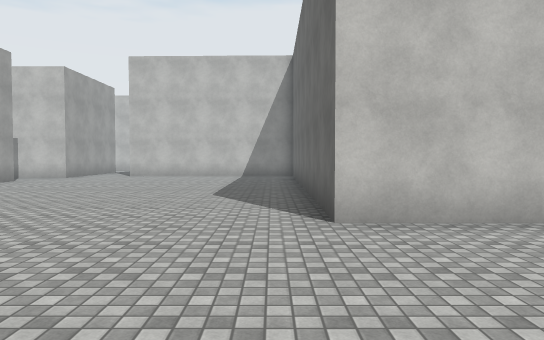
[1] (above)

24 first-person views from a walk through a 3-D level made in the Unity game engine. The camera is 1.5 m above the floor, tilts 2° down and sees 70° across. The floor is counted in squares, 2 m on a side. Each view is taken from the middle of a square. On the plan, view 1 faces up. The plan holds only what a view shows up to about 12 squares ahead; the rest is blank. The place goes on beyond the plan. The player character is not drawn. Surface patterns are stand-ins for the level's own textures.

[2]
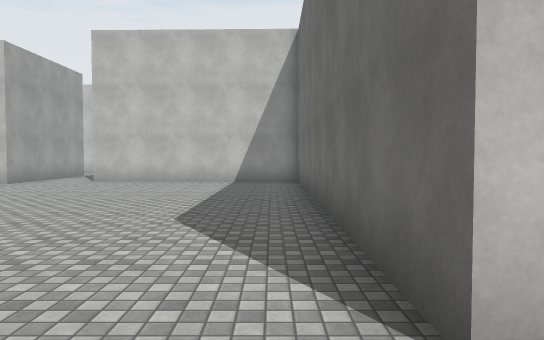

[3]
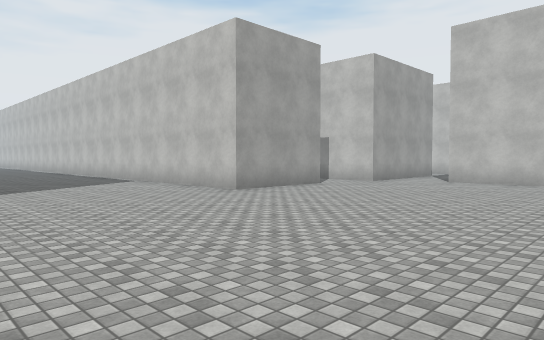

[4]
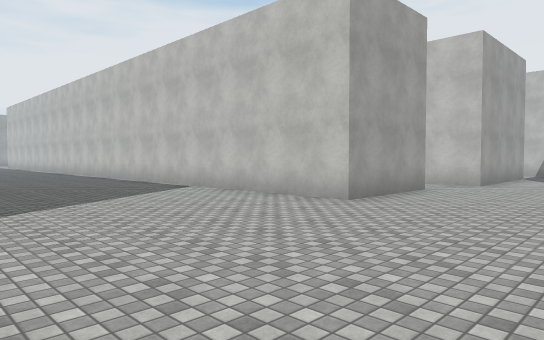

[5]
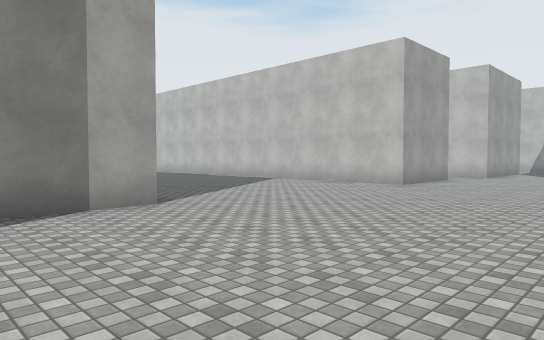

[6]
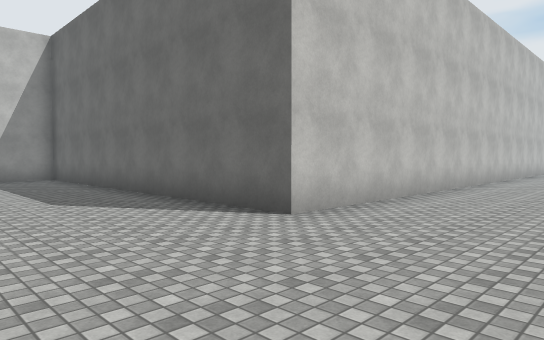

[7]
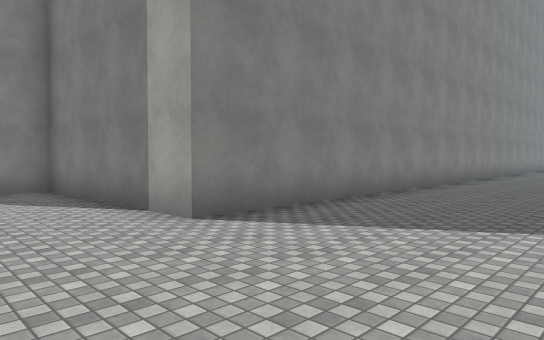

[8]
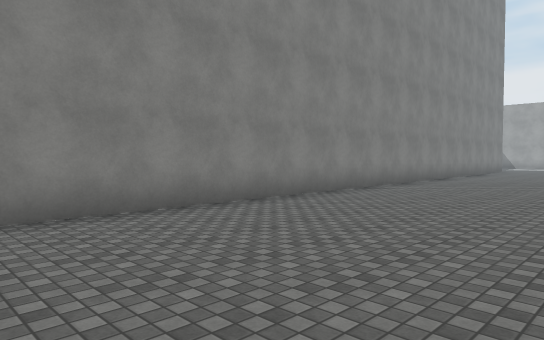

[9]
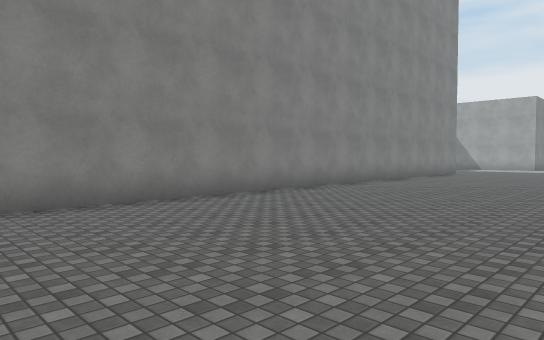

[10]
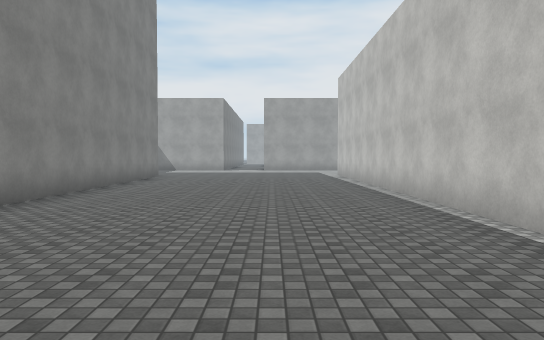

[11]
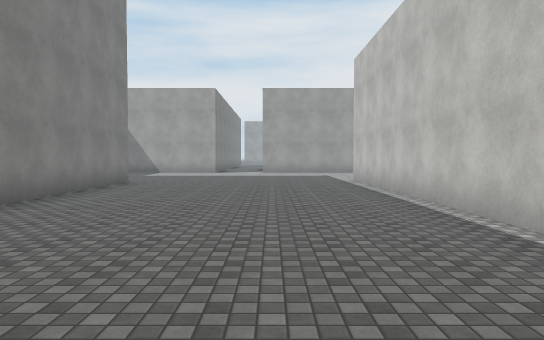

[12]
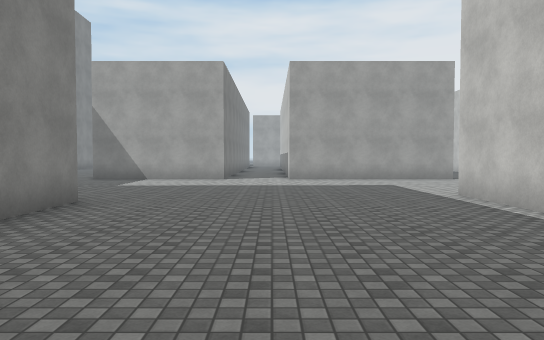

[13]
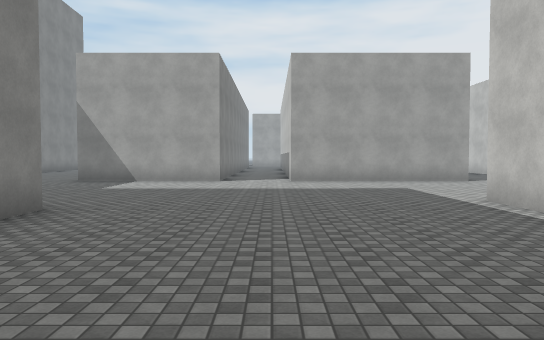

[14]
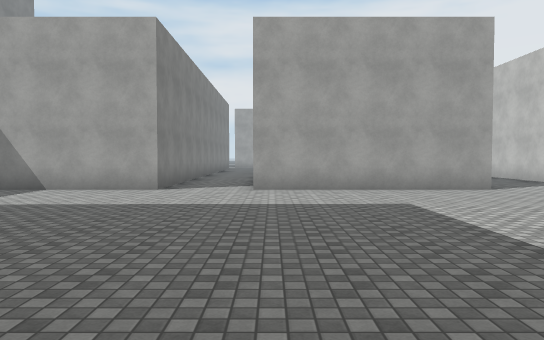

[15]
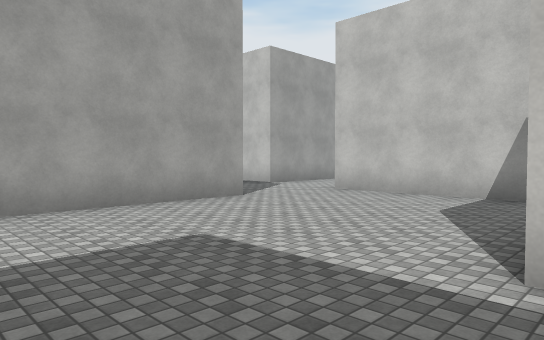

[16]
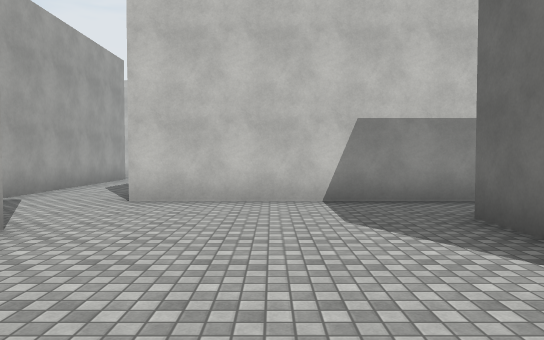

[17]
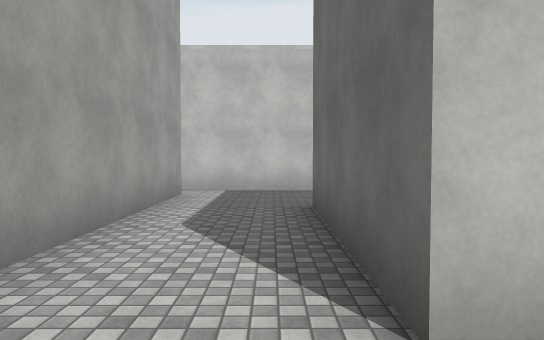

[18]
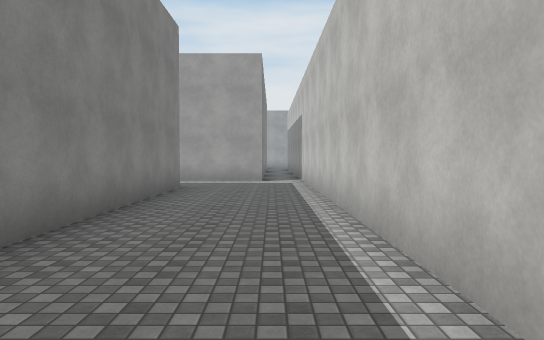

[19]
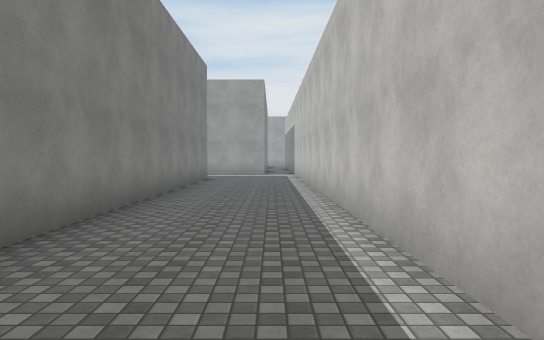

[20]
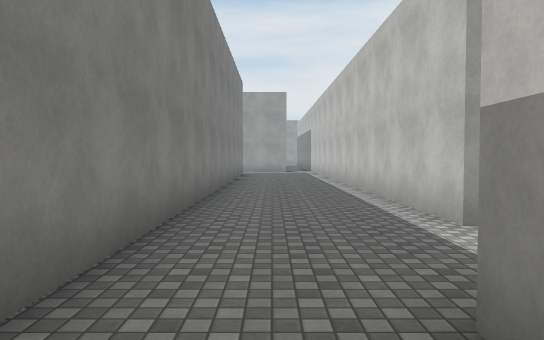

[21]
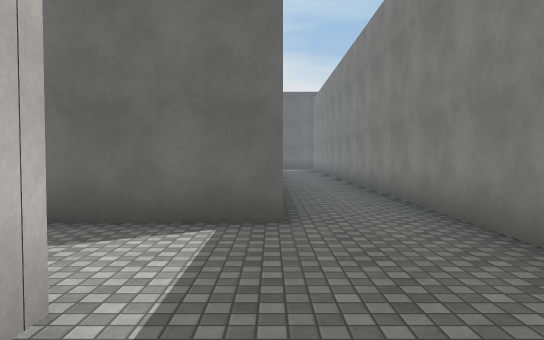

[22]
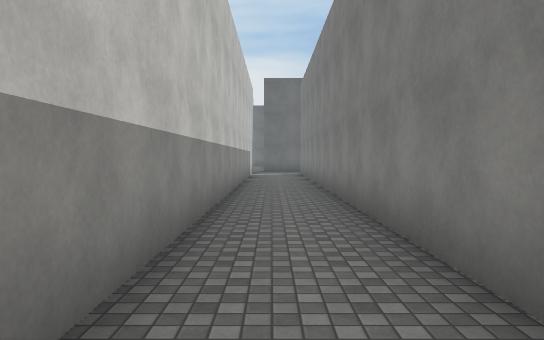

[23]
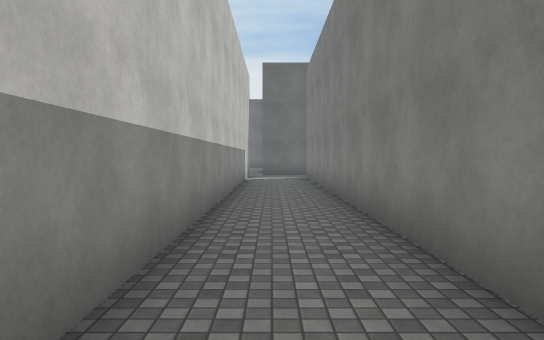

[24]
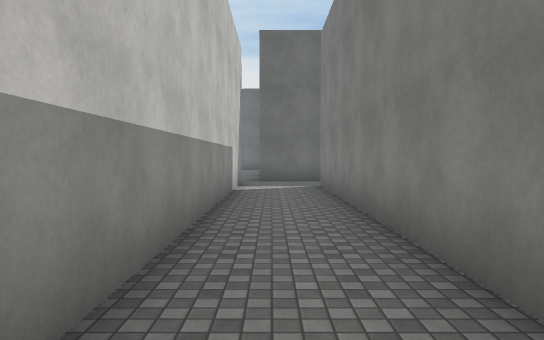

### Floor plan
Points are (right, up) in squares from view 1. A wall is a line through its corners. A room is listed if a view was taken in it or the views show most of it. See-through windows are left out.
Room 1 (views 1, 2, 3, 4, 5, 6, 7, 8, 9, 10, 11, 12, 13, 14, 15, 16, 17, 18, 19, 20, 21, 22, 23, 24)
walls: (-21.6, 8.6) (-33.6, 8.6); (-7.8, 11.8) (-7.8, 8.6) (-15.4, 8.6); (-32.5, 13.5) (-38.4, 13.5) (-38.4, 17.8) (-7.2, 17.8); (-33.5, 10.5) (-33.5, 11.8); (-32.5, 1.8) (-8.6, 2) (-8.5, -1.6); (-7.1, 16.9) (-7.1, 13.5) (-8.6, 13.5); (-26.1, 21.1) (-41.1, 21); (-5.4, 17.5) (-5.4, 19.4); (-5.9, 19.9) (-23.6, 19.9) (-23.6, 22.6); (-38.7, 11) (-38.7, 5.5); (-41.5, 3.4) (-38.7, 3.4) (-38.7, -0.9); (-40.8, 19.8) (-40.8, 13.7) (-41.5, 13.7); (6.5, 4.4) (0.7, 4.4) (0.8, 14.5) (-5.4, 14.7)

Positions as (right, up) in squares from view 1, and headings:
1: (0, 0), facing up
2: (0, 3), facing up
3: (-1, 3), facing up-left
4: (-4, 3), facing up-left
5: (-3, -1), facing up-left
6: (-3, 1), facing up-right
7: (-6, 6), facing down-left
8: (-12, 7), facing down-left
9: (-15, 8), facing down-left
10: (-18, 6), facing left
11: (-21, 6), facing left
12: (-26, 5), facing left
13: (-27, 5), facing left
14: (-30, 6), facing left
15: (-33, 6), facing up-left
16: (-36, 7), facing up
17: (-39, 12), facing up
18: (-29, 20), facing left
19: (-25, 20), facing left
20: (-22, 19), facing left
21: (-28, 20), facing right
22: (-24, 19), facing right
23: (-21, 19), facing right
24: (-17, 19), facing right
